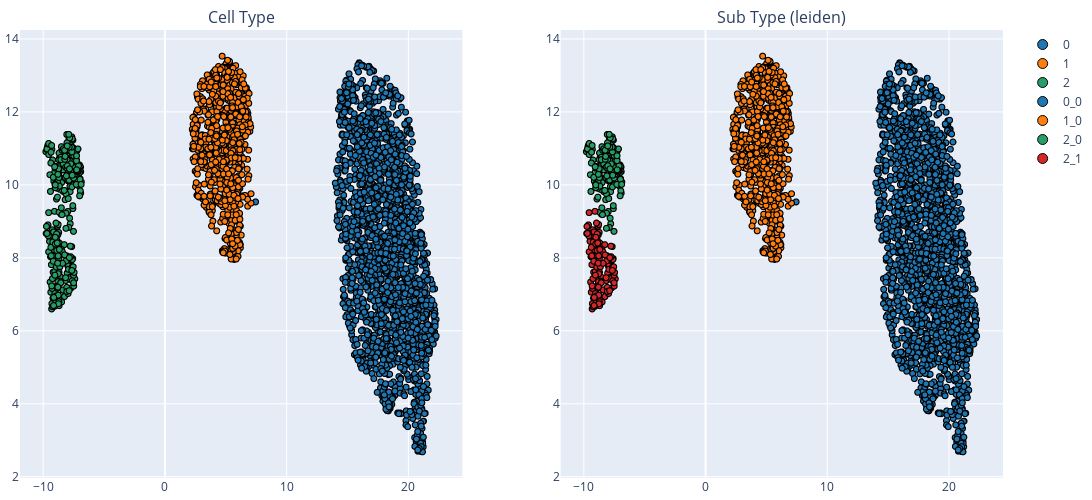

The notebook cell this image was saved under:
### Code cell
sc.pp.neighbors(adata)
sc.tl.umap(adata)
sc.external.tl.trimap(adata)
scout.tl.sub_cluster(adata, "cellType")
scout.ply.subplots([
    scout.ply.projection(adata, hue="cellType", obsm_layer="X_umap"),
    scout.ply.projection(adata, hue="sub_type", obsm_layer="X_umap"),
], subplot_titles=["Cell Type", "Sub Type (leiden)"])

### Figure 1 — Plotly figure (JSON) as saved in the notebook; plotly's stock layout.template omitted (floating-point values rounded to 4 significant figures; data arrays with more than 128 entries replaced by an {"elided": "..."} marker saying what was removed)
{"data": [{"hovertemplate": "UMAP 1: %{x:.1f}<br>UMAP 2: %{y:.1f}", "legendgroup": "0", "marker": {"color": "#1f77b4", "line": {"color": "black", "width": 1}, "opacity": 1, "size": 6, "symbol": "circle"}, "mode": "markers", "name": "0", "showlegend": false, "type": "scattergl", "x": {"elided": "1988 float values"}, "xaxis": "x", "y": {"elided": "1988 float values"}, "yaxis": "y"}, {"hovertemplate": "UMAP 1: %{x:.1f}<br>UMAP 2: %{y:.1f}", "legendgroup": "2", "marker": {"color": "#279e68", "line": {"color": "black", "width": 1}, "opacity": 1, "size": 6, "symbol": "circle"}, "mode": "markers", "name": "2", "showlegend": false, "type": "scattergl", "x": {"elided": "319 float values"}, "xaxis": "x", "y": {"elided": "319 float values"}, "yaxis": "y"}, {"hovertemplate": "UMAP 1: %{x:.1f}<br>UMAP 2: %{y:.1f}", "legendgroup": "1", "marker": {"color": "#ff7f0e", "line": {"color": "black", "width": 1}, "opacity": 1, "size": 6, "symbol": "circle"}, "mode": "markers", "name": "1", "showlegend": false, "type": "scattergl", "x": {"elided": "686 float values"}, "xaxis": "x", "y": {"elided": "686 float values"}, "yaxis": "y"}, {"marker": {"color": "#1f77b4", "line": {"color": "black", "width": 1}, "size": 10}, "mode": "markers", "name": "0", "showlegend": true, "type": "scatter", "x": [null], "xaxis": "x", "y": [null], "yaxis": "y"}, {"marker": {"color": "#ff7f0e", "line": {"color": "black", "width": 1}, "size": 10}, "mode": "markers", "name": "1", "showlegend": true, "type": "scatter", "x": [null], "xaxis": "x", "y": [null], "yaxis": "y"}, {"marker": {"color": "#279e68", "line": {"color": "black", "width": 1}, "size": 10}, "mode": "markers", "name": "2", "showlegend": true, "type": "scatter", "x": [null], "xaxis": "x", "y": [null], "yaxis": "y"}, {"hovertemplate": "UMAP 1: %{x:.1f}<br>UMAP 2: %{y:.1f}", "legendgroup": "0_0", "marker": {"color": "#1f77b4", "line": {"color": "black", "width": 1}, "opacity": 1, "size": 6, "symbol": "circle"}, "mode": "markers", "name": "0_0", "showlegend": false, "type": "scattergl", "x": {"elided": "1988 float values"}, "xaxis": "x2", "y": {"elided": "1988 float values"}, "yaxis": "y2"}, {"hovertemplate": "UMAP 1: %{x:.1f}<br>UMAP 2: %{y:.1f}", "legendgroup": "2_0", "marker": {"color": "#279e68", "line": {"color": "black", "width": 1}, "opacity": 1, "size": 6, "symbol": "circle"}, "mode": "markers", "name": "2_0", "showlegend": false, "type": "scattergl", "x": {"elided": "171 float values"}, "xaxis": "x2", "y": {"elided": "171 float values"}, "yaxis": "y2"}, {"hovertemplate": "UMAP 1: %{x:.1f}<br>UMAP 2: %{y:.1f}", "legendgroup": "1_0", "marker": {"color": "#ff7f0e", "line": {"color": "black", "width": 1}, "opacity": 1, "size": 6, "symbol": "circle"}, "mode": "markers", "name": "1_0", "showlegend": false, "type": "scattergl", "x": {"elided": "686 float values"}, "xaxis": "x2", "y": {"elided": "686 float values"}, "yaxis": "y2"}, {"hovertemplate": "UMAP 1: %{x:.1f}<br>UMAP 2: %{y:.1f}", "legendgroup": "2_1", "marker": {"color": "#d62728", "line": {"color": "black", "width": 1}, "opacity": 1, "size": 6, "symbol": "circle"}, "mode": "markers", "name": "2_1", "showlegend": false, "type": "scattergl", "x": {"elided": "148 float values"}, "xaxis": "x2", "y": {"elided": "148 float values"}, "yaxis": "y2"}, {"marker": {"color": "#1f77b4", "line": {"color": "black", "width": 1}, "size": 10}, "mode": "markers", "name": "0_0", "showlegend": true, "type": "scatter", "x": [null], "xaxis": "x2", "y": [null], "yaxis": "y2"}, {"marker": {"color": "#ff7f0e", "line": {"color": "black", "width": 1}, "size": 10}, "mode": "markers", "name": "1_0", "showlegend": true, "type": "scatter", "x": [null], "xaxis": "x2", "y": [null], "yaxis": "y2"}, {"marker": {"color": "#279e68", "line": {"color": "black", "width": 1}, "size": 10}, "mode": "markers", "name": "2_0", "showlegend": true, "type": "scatter", "x": [null], "xaxis": "x2", "y": [null], "yaxis": "y2"}, {"marker": {"color": "#d62728", "line": {"color": "black", "width": 1}, "size": 10}, "mode": "markers", "name": "2_1", "showlegend": true, "type": "scatter", "x": [null], "xaxis": "x2", "y": [null], "yaxis": "y2"}], "layout": {"annotations": [{"font": {"size": 16}, "showarrow": false, "text": "Cell Type", "x": 0.225, "xanchor": "center", "xref": "paper", "y": 1, "yanchor": "bottom", "yref": "paper"}, {"font": {"size": 16}, "showarrow": false, "text": "Sub Type (leiden)", "x": 0.775, "xanchor": "center", "xref": "paper", "y": 1, "yanchor": "bottom", "yref": "paper"}], "height": 500, "margin": {"b": 5, "l": 5, "r": 5, "t": 30}, "width": 1100, "xaxis": {"anchor": "y", "domain": [0, 0.45]}, "xaxis2": {"anchor": "y2", "domain": [0.55, 1]}, "yaxis": {"anchor": "x", "domain": [0, 1]}, "yaxis2": {"anchor": "x2", "domain": [0, 1]}}}
